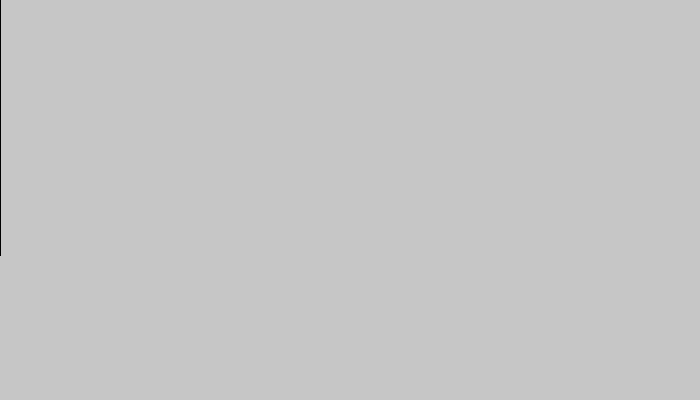
Frame 1 (no input)
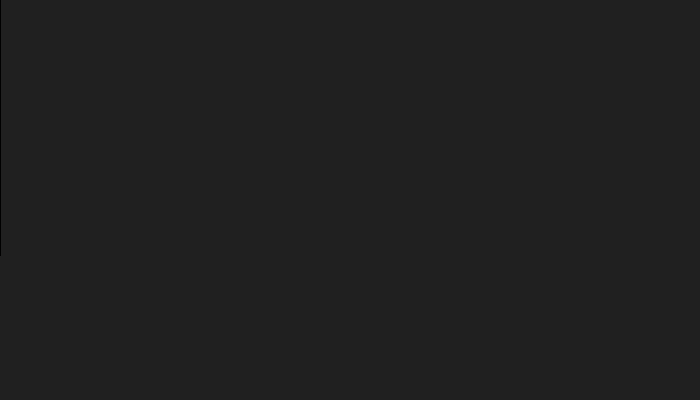
Frame 60 (the mouse pressed at the canvas centre just before this capture)
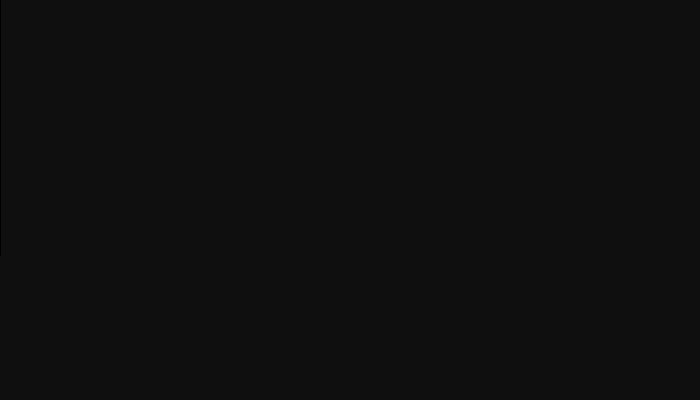
Frame 120 (the mouse held since frame 60 and released just before this capture)

The Processing sketch that drew these frames (run headless with seeded random() and noise(); from frame 60 on, the mouse is pressed at the canvas centre):

// Processing sketch: processing_35115
// ── processing_35115.pde

int mysize = 1;
float xpos = width/2 ;
float ypos = height/2;
int control1 = 100;
float rdm = random(150, 250);
float rdm2 = random(150, 250);
float rdm3 = random(150, 250);
float xpos2 = width/2 ;
float ypos2 = height/2;
float xpos3 = width/2 ;
float ypos3 = height/2;
int control2 = 100;
int control3 = 100;

void setup(){
  size(700,400);
  fill(0,0,0,255);
  rect(0,0,0,255);
  noStroke();
  smooth();
  frameRate(200);
  
}

void draw(){
  noStroke();
     fill(0,0,0,8);
       rect(0,0,width,height);
  
     if(mouseButton == LEFT){
            
       fill(rdm,rdm2,rdm3,200);
    ellipse(xpos, ypos, mysize, mysize);
    strokeWeight(3);
    stroke(rdm,rdm2,rdm3,200);
    line(mouseX, mouseY, xpos, ypos);
    
    line(xpos2+1, ypos2+1, mouseX+1, mouseY+1); 
    line(xpos2-1, ypos2+1, mouseX-1, mouseY+1);
    line(xpos2+1, ypos2-1, mouseX+1, mouseY-1);
    line(xpos2-1, ypos2-1, mouseX-1, mouseY-1);
    
     line(xpos3+1, ypos3+1, mouseX+1, mouseY+1); 
    line(xpos3-1, ypos3+1, mouseX-1, mouseY+1);
    line(xpos3+1, ypos3-1, mouseX+1, mouseY-1);
    line(xpos3-1, ypos3-1, mouseX-1, mouseY-1);
    
   xpos = xpos+(mouseX-xpos)/control1;
  ypos = ypos+(mouseY-ypos)/control1;
  
  xpos2 = xpos2+(mouseX-xpos2)/control2;
  ypos2 = ypos2+(mouseY-ypos2)/control2;
  
  xpos3 = xpos3+(mouseX-xpos3)/control3;
  ypos3 = ypos3+(mouseY-ypos3)/control3;
     }
  
       if(mouseButton == RIGHT){
         delay(20);
       }
       
   

  }
  

void mousePressed(){
  
  rdm = random(150, 250);
       rdm2 = random(150, 250);
       rdm3 = random(150, 250);
  
  
}

void mouseMoved(){
  
  
  
}
